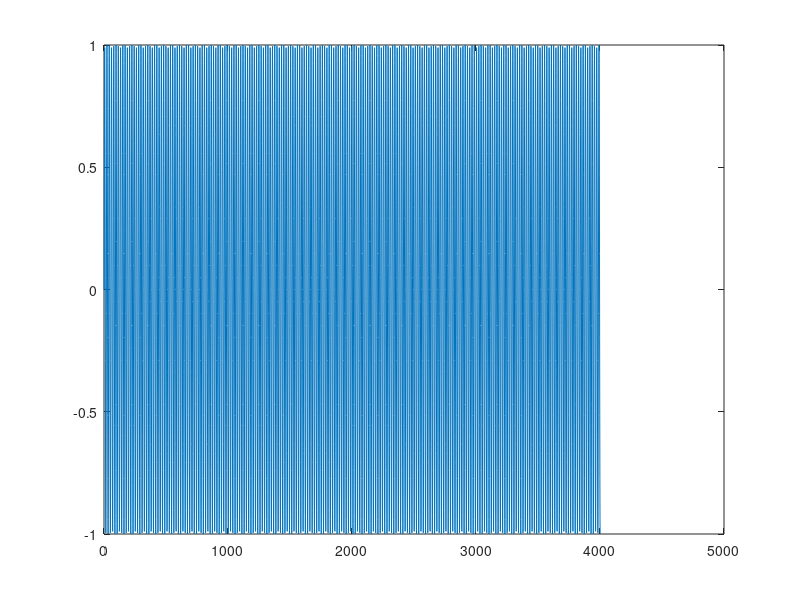

This chart was generated by the following MATLAB code:
A=220;
B=246.94;
C=261.63;
D=293.66;
E=329.63;
F=349.23;
G=392;
a=440;
b=493.88;
c=523.25;
d=587.33;
e=659.26;
f=698.46;
g=783.99;
aa=880;

tone_list=[440];
N=256;
sn=sin((0:N-1)*2*pi/N);
Fs=8000;
tone_d=.5;
M=tone_d*Fs;
out=0;
for tindex=1:length(tone_list)
    fout=tone_list(tindex);
    f_step=round(fout*N/Fs);
    for t=1:M
        index(t)=mod(f_step*t,N)+1;
        extra=sn(index);
    end
    out=[out extra];
end

t=1:M;
plot(out);
sound(out,Fs);
